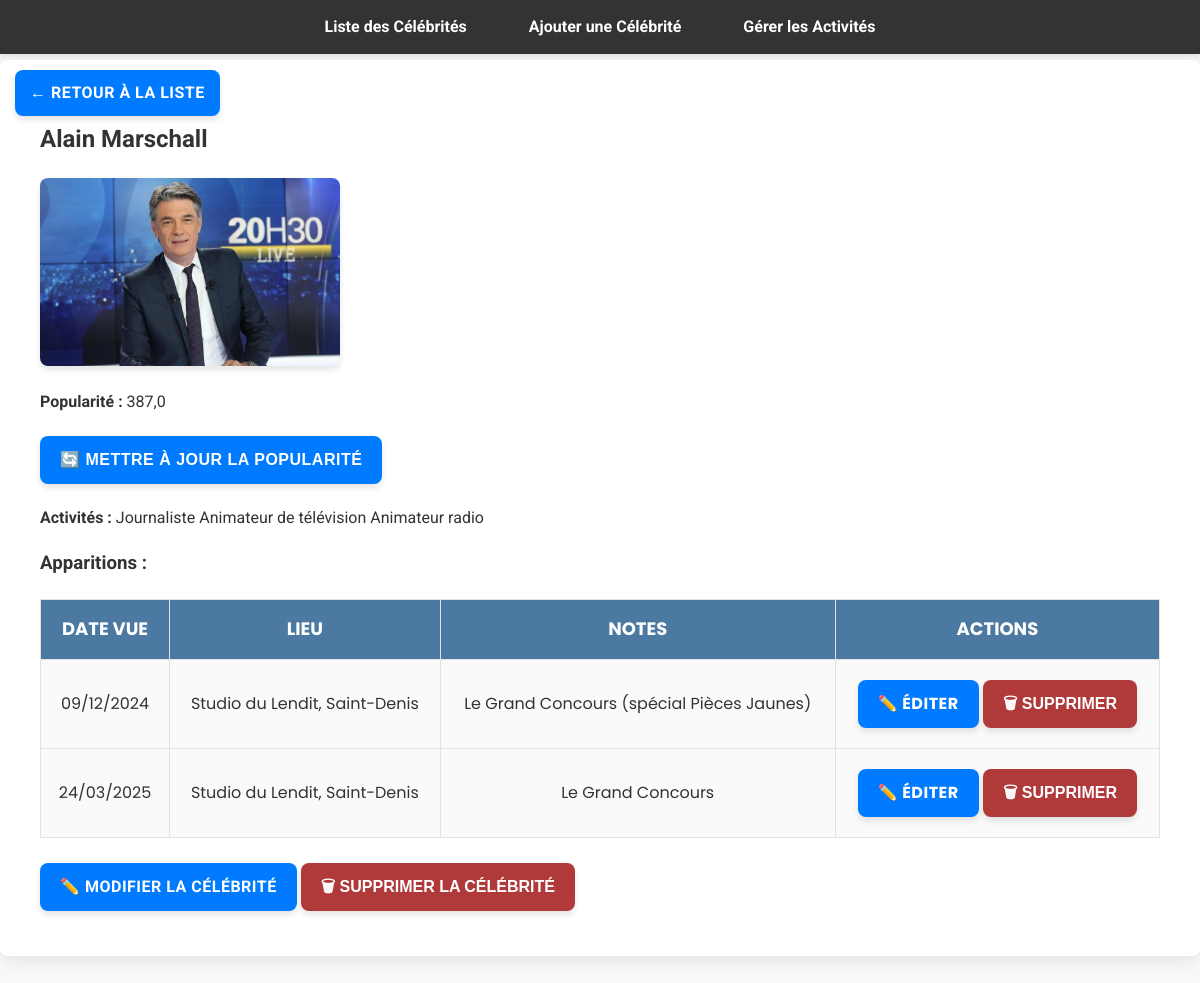
Page /celebs/celebrity/224/ on the committed database.
### celebs/models.py (models this page shows, shortened)
class Celebrity(models.Model):
    name = models.CharField(max_length=255)
    popularity_score = models.FloatField(default=0)
    image = models.ImageField(upload_to="celebs/", blank=True, null=True)
    activities = models.ManyToManyField(Activity, blank=False)

class Activity(models.Model):
    name = models.CharField(max_length=100, unique=True)
    category = models.ForeignKey(Category, on_delete=models.SET_NULL, null=True)

class CelebritySighting(models.Model):
    celebrity = models.ForeignKey(Celebrity, on_delete=models.CASCADE, related_name='sightings')
    date_seen = models.DateField(null=True, blank=True)
    location = models.CharField(max_length=255, blank=True, null=True)
    notes = models.TextField(blank=True, null=True)

### celebs/views.py (the view)
# urls.py: path('celebrity/<int:celeb_id>/', views.celebrity_detail, name='celebrity_detail'),
def celebrity_detail(request, celeb_id):
    celebrity = get_object_or_404(Celebrity, id=celeb_id)
    return render(request, "celebs/celebrity_detail.html", {"celebrity": celebrity})

### templates/celebs/celebrity_detail.html (shortened to what this page needs)
{% extends "base.html" %}
{% block content %}
<a href="{% url 'celebrity_list' %}" class="back-button">← Retour à la liste</a>
<div class="container">
  <h2>{{ celebrity.name }}</h2>
  {% if celebrity.image %}
    <div class="celeb-image-container">
      <img src="{{ celebrity.image.url }}" alt="{{ celebrity.name }}" class="celeb-image">
    </div>
  {% endif %}
  <p><strong>Popularité :</strong> {{ celebrity.popularity_score }}</p>
    <form method="post" action="{% url 'update_popularity' celebrity.id %}" style="display:inline;">
      <button type="submit" class="btn">🔄 Mettre à jour la popularité</button>
    </form>
  <p><strong>Activités :</strong>
    {% for activity in celebrity.activities.all %}
      <span class="tag">{{ activity.name }}</span>
    {% empty %}
      <span class="tag">Aucune</span>
    {% endfor %}
  </p>
  <h3>Apparitions :</h3>
  <table class="celebrity-table">
    <thead>
      <tr>
        <th>Date vue</th>
        <th>Lieu</th>
        <th>Notes</th>
        <th>Actions</th>
      </tr>
    </thead>
    <tbody>
      {% for sighting in celebrity.sightings.all %}
        <tr>
          <td>{{ sighting.date_seen|date:"d/m/Y"|default:"-" }}</td>
          <td>{{ sighting.location|default:"-" }}</td>
          <td>{{ sighting.notes|default:"Aucune note" }}</td>
          <td>
            <a href="{% url 'edit_celebrity_sighting' sighting.id %}" class="btn edit-btn">✏️ Éditer</a>
            <form method="post" action="{% url 'delete_celebrity_sighting' sighting.id %}" style="display:inline;">
              <button type="submit" class="delete-btn" onclick="return confirm('Supprimer cette apparition ?');">
                🗑 Supprimer
              </button>
            </form>
          </td>
        </tr>
      {% endfor %}
    </tbody>
  </table>
  <form method="post" action="{% url 'celebrity_delete' celebrity.id %}" style="margin-top: 20px;">
    <a href="{% url 'celebrity_edit' celebrity.id %}" class="btn">✏️ Modifier la célébrité</a>
    <button type="submit" class="delete-button" onclick="return confirm('Supprimer cette célébrité ?');">
      🗑 Supprimer la célébrité
    </button>
  </form>
</div>
{% endblock %}

### static/css/style.css (style rules this page uses)
:root { --primary-color: #b03a3a; --secondary-color: #007bff; --background-color: #f8f9fb; --text-color: #333; --hover-color: #0056b3; --shadow-color: rgba(0, 0, 0, 0.1); --border-radius: 8px; }
body { font-family: 'Roboto', sans-serif; background-color: var(--background-color); color: var(--text-color); margin: 0; padding: 0; line-height: 1.6; }
.container { max-width: 100%; margin: 40px auto; padding: 40px; background: #ffffff; border-radius: var(--border-radius); box-shadow: 0 4px 20px var(--shadow-color); transition: all 0.3s ease; position: relative; overflow: hidden; }
table { width: 100%; border-collapse: collapse; margin-top: 20px; font-family: 'Poppins', sans-serif; animation: slideIn 0.5s ease-in-out; }
th, td { padding: 15px; border: 1px solid #e2e2e2; text-align: center; font-size: 16px; }
th { background-color: #4b79a1; color: white; font-size: 18px; text-transform: uppercase; cursor: pointer; }
td { background-color: #fafafa; }
td a { text-decoration: none; color: var(--secondary-color); font-weight: 600; transition: color 0.3s ease; }
button, .btn { background-color: var(--primary-color); color: white; padding: 12px 20px; border-radius: var(--border-radius); text-transform: uppercase; font-weight: bold; cursor: pointer; border: none; transition: background-color 0.3s ease, transform 0.3s ease; box-shadow: 0 4px 6px var(--shadow-color); display: inline-block; margin: 5px 0; }
.delete-button { width: auto; background-color: var(--primary-color); }
.celeb-image { width: 100%; max-width: 500px; height: auto; object-fit: cover; border-radius: var(--border-radius); transition: transform 0.3s ease; box-shadow: 0 4px 6px var(--shadow-color); }
.btn { background-color: var(--secondary-color); color: white; padding: 12px 20px; border-radius: var(--border-radius); text-decoration: none; font-weight: bold; text-transform: uppercase; letter-spacing: 0.5px; transition: background-color 0.3s, transform 0.3s; box-shadow: 0 4px 6px var(--shadow-color); }
.back-button { position: fixed; top: 70px; left: 15px; background-color: var(--secondary-color); color: white; padding: 10px 15px; border-radius: var(--border-radius); text-decoration: none; font-weight: bold; text-transform: uppercase; letter-spacing: 0.5px; transition: background-color 0.3s, transform 0.3s; box-shadow: 0 4px 6px var(--shadow-color); z-index: 1001; }
.celeb-image-container { margin: 10px 0; width: 300px; height: auto; text-align: center; }
button, input[type="submit"], .btn { padding: 12px 20px; font-size: 16px; line-height: 1.2; height: 48px; box-sizing: border-box; display: inline-flex; align-items: center; justify-content: center; }

### rows in the picture
Celebrity: name "Alain Marschall", image (picture), popularity_score "387,0"
Activity: name "Journaliste"
Activity: name "Animateur de télévision"
Activity: name "Animateur radio"
CelebritySighting: date_seen "09/12/2024", location "Studio du Lendit, Saint-Denis", notes "Le Grand Concours (spécial Pièces Jaunes)"
CelebritySighting: date_seen "24/03/2025", location "Studio du Lendit, Saint-Denis", notes "Le Grand Concours"
